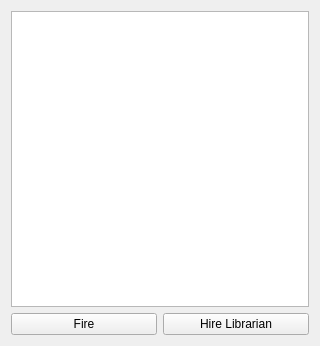
<?xml version="1.0" encoding="UTF-8"?>
<ui version="4.0">
 <class>LibrarianRegister</class>
 <widget class="QWidget" name="LibrarianRegister">
  <property name="geometry">
   <rect>
    <x>0</x>
    <y>0</y>
    <width>320</width>
    <height>346</height>
   </rect>
  </property>
  <property name="windowTitle">
   <string>Form</string>
  </property>
  <layout class="QVBoxLayout" name="verticalLayout">
   <item>
    <widget class="QListView" name="listView"/>
   </item>
   <item>
    <layout class="QHBoxLayout" name="horizontalLayout">
     <item>
      <widget class="QPushButton" name="buttonDeregister">
       <property name="text">
        <string>Fire</string>
       </property>
      </widget>
     </item>
     <item>
      <widget class="QPushButton" name="buttonRegister">
       <property name="text">
        <string>Hire Librarian</string>
       </property>
      </widget>
     </item>
    </layout>
   </item>
  </layout>
 </widget>
 <resources/>
 <connections/>
</ui>
